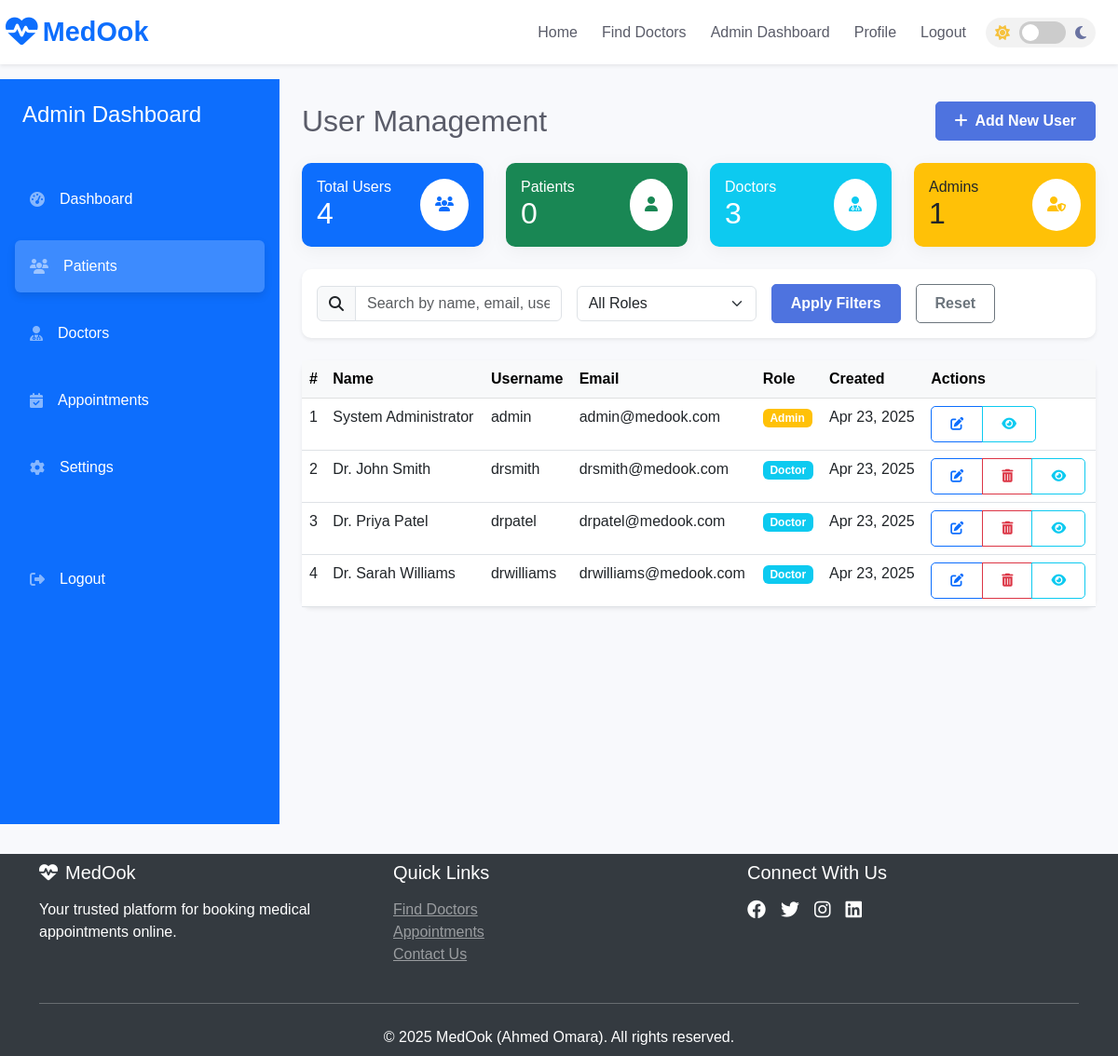
The page /pages/admin/users.php (signed in) on the database its author committed.
### tables this page shows
CREATE TABLE IF NOT EXISTS users (
    id INT AUTO_INCREMENT PRIMARY KEY,
    username VARCHAR(50) NOT NULL UNIQUE,
    password VARCHAR(255) NOT NULL,
    email VARCHAR(100) NOT NULL UNIQUE,
    full_name VARCHAR(100) NOT NULL,
    role ENUM('patient', 'doctor', 'admin') NOT NULL DEFAULT 'patient',
    created_at TIMESTAMP DEFAULT CURRENT_TIMESTAMP
);

### pages/admin/users.php (the view, shortened to what this page needs)
<?php
require_once __DIR__ . '/../../includes/header.php';
require_once __DIR__ . '/../../config/db_config.php';
$searchTerm = isset($_GET['search']) ? $_GET['search'] : '';
$sql = "SELECT * FROM users WHERE 1=1";
$sql .= " ORDER BY created_at DESC";
$stmt = $conn->prepare($sql);
$stmt->execute();
$result = $stmt->get_result();
$users = $result->fetch_all(MYSQLI_ASSOC);
$countSql = "SELECT
                SUM(CASE WHEN role = 'patient' THEN 1 ELSE 0 END) as patients,
                SUM(CASE WHEN role = 'doctor' THEN 1 ELSE 0 END) as doctors,
                SUM(CASE WHEN role = 'admin' THEN 1 ELSE 0 END) as admins,
                COUNT(*) as total
             FROM users";
$countResult = $conn->query($countSql);
$counts = $countResult->fetch_assoc();
?>
<div class="container-fluid">
    <div class="row">
        <div class="col-md-3 col-lg-3 bg-primary text-white p-0 min-vh-100">
            <div class="p-4">
                <h4 class="mb-4">Admin Dashboard</h4>
            </div>
            <div class="px-3">
                <a href="dashboard.php" class="text-decoration-none menu-link">
                    <div class="bg-primary-light p-3 rounded mb-3 d-flex align-items-center sidebar-item">
                        <i class="fas fa-tachometer-alt me-3 text-white-50"></i>
                        <span class="text-white">Dashboard</span>
                    </div>
                </a>
                <a href="users.php" class="text-decoration-none menu-link">
                    <div class="bg-primary-light p-3 rounded mb-3 active d-flex align-items-center sidebar-item" style="background-color: rgba(255,255,255,0.2);">
                        <i class="fas fa-users me-3 text-white-50"></i>
                        <span class="text-white">Patients</span>
                    </div>
                </a>
                <a href="doctors.php" class="text-decoration-none menu-link">
                    <div class="bg-primary-light p-3 rounded mb-3 d-flex align-items-center sidebar-item">
                        <i class="fas fa-user-md me-3 text-white-50"></i>
                        <span class="text-white">Doctors</span>
                    </div>
                </a>
                <a href="appointments.php" class="text-decoration-none menu-link">
                    <div class="bg-primary-light p-3 rounded mb-3 d-flex align-items-center sidebar-item">
                        <i class="fas fa-calendar-check me-3 text-white-50"></i>
                        <span class="text-white">Appointments</span>
                    </div>
                </a>
                <a href="settings.php" class="text-decoration-none menu-link">
                    <div class="bg-primary-light p-3 rounded mb-3 d-flex align-items-center sidebar-item">
                        <i class="fas fa-cog me-3 text-white-50"></i>
                        <span class="text-white">Settings</span>
                    </div>
                </a>
                <a href="../logout.php" class="text-decoration-none mt-5 d-inline-block menu-link">
                    <div class="bg-primary-light p-3 rounded mb-3 d-flex align-items-center sidebar-item sidebar-item-logout">
                        <i class="fas fa-sign-out-alt me-3 text-white-50"></i>
                        <span class="text-white">Logout</span>
                    </div>
                </a>
            </div>
        </div>
        <div class="col-md-9 col-lg-9 p-4">
            <div class="d-flex justify-content-between align-items-center mb-4">
                <h2 class="mb-0">User Management</h2>
                <a href="add_user.php" class="btn btn-primary">
                    <i class="fas fa-plus me-2"></i>Add New User
                </a>
            </div>
            <div class="row mb-4">
                <div class="col-md-3">
                    <div class="card bg-primary text-white">
                        <div class="card-body py-3">
                            <div class="d-flex justify-content-between align-items-center">
                                <div>
                                    <h6 class="mb-0">Total Users</h6>
                                    <h2 class="mb-0"><?php echo $counts['total']; ?></h2>
                                </div>
                                <div class="rounded-circle bg-white p-3">
                                    <i class="fas fa-users text-primary"></i>
                                </div>
                            </div>
                        </div>
                    </div>
                </div>
                <div class="col-md-3">
                    <div class="card bg-success text-white">
                        <div class="card-body py-3">
                            <div class="d-flex justify-content-between align-items-center">
                                <div>
                                    <h6 class="mb-0">Patients</h6>
                                    <h2 class="mb-0"><?php echo $counts['patients']; ?></h2>
                                </div>
                                <div class="rounded-circle bg-white p-3">
                                    <i class="fas fa-user text-success"></i>
                                </div>
                            </div>
                        </div>
                    </div>
                </div>
                <div class="col-md-3">
                    <div class="card bg-info text-white">
                        <div class="card-body py-3">
                            <div class="d-flex justify-content-between align-items-center">
                                <div>
                                    <h6 class="mb-0">Doctors</h6>
                                    <h2 class="mb-0"><?php echo $counts['doctors']; ?></h2>
                                </div>
                                <div class="rounded-circle bg-white p-3">
                                    <i class="fas fa-user-md text-info"></i>
                                </div>
                            </div>
                        </div>
                    </div>
                </div>
                <div class="col-md-3">
                    <div class="card bg-warning text-dark">
                        <div class="card-body py-3">
                            <div class="d-flex justify-content-between align-items-center">
                                <div>
                                    <h6 class="mb-0">Admins</h6>
                                    <h2 class="mb-0"><?php echo $counts['admins']; ?></h2>
                                </div>
                                <div class="rounded-circle bg-white p-3">
                                    <i class="fas fa-user-shield text-warning"></i>
                                </div>
                            </div>
                        </div>
                    </div>
                </div>
            </div>
            <div class="card mb-4 shadow-sm">
                <div class="card-body">
                    <form action="" method="get" class="row gx-3 gy-2 align-items-center">
                        <div class="col-md-4">
                            <div class="input-group">
                                <span class="input-group-text"><i class="fas fa-search"></i></span>
                                <input type="text" class="form-control" id="search" name="search" placeholder="Search by name, email, username" value="<?php echo htmlspecialchars($searchTerm); ?>">
                            </div>
                        </div>
                        <div class="col-md-3">
                            <select class="form-select" id="role" name="role">
                                <option value="">All Roles</option>
                            </select>
                        </div>
                        <div class="col-auto">
                            <button type="submit" class="btn btn-primary">Apply Filters</button>
                        </div>
                        <div class="col-auto">
                            <a href="users.php" class="btn btn-outline-secondary">Reset</a>
                        </div>
                    </form>
                </div>
            </div>
            <div class="card shadow-sm">
                <div class="card-body p-0">
                    <div class="table-responsive">
                        <table class="table table-hover mb-0">
                            <thead class="table-light">
                                <tr>
                                    <th scope="col">#</th>
                                    <th scope="col">Name</th>
                                    <th scope="col">Username</th>
                                    <th scope="col">Email</th>
                                    <th scope="col">Role</th>
                                    <th scope="col">Created</th>
                                    <th scope="col">Actions</th>
                                </tr>
                            </thead>
                            <tbody>
                                <?php if (count($users) > 0): ?>
                                    <?php foreach ($users as $index => $user): ?>
                                        <tr>
                                            <td><?php echo $index + 1; ?></td>
                                            <td><?php echo htmlspecialchars($user['full_name']); ?></td>
                                            <td><?php echo htmlspecialchars($user['username']); ?></td>
                                            <td><?php echo htmlspecialchars($user['email']); ?></td>
                                            <td>
                                                <?php
                                                switch ($user['role']) {
                                                    case 'admin':
                                                        echo '<span class="badge bg-warning">Admin</span>';
                                                        break;
                                                    case 'doctor':
                                                        echo '<span class="badge bg-info">Doctor</span>';
                                                        break;
                                                }
                                                ?>
                                            </td>
                                            <td><?php echo date('M d, Y', strtotime($user['created_at'])); ?></td>
                                            <td>
                                                <div class="btn-group btn-group-sm" role="group">
                                                    <a href="edit_user.php?id=<?php echo $user['id']; ?>" class="btn btn-outline-primary" title="Edit">
                                                        <i class="fas fa-edit"></i>
                                                    </a>
                                                    <?php if ($user['role'] !== 'admin'): ?>
                                                        <a href="users.php?delete=<?php echo $user['id']; ?>" class="btn btn-outline-danger" title="Delete"
                                                           onclick="return confirm('Are you sure you want to delete this user?');">
                                                            <i class="fas fa-trash-alt"></i>
                                                        </a>
                                                    <?php endif; ?>
                                                    <a href="view_user.php?id=<?php echo $user['id']; ?>" class="btn btn-outline-info" title="View">
                                                        <i class="fas fa-eye"></i>
                                                    </a>
                                                </div>
                                            </td>
                                        </tr>
                                    <?php endforeach; ?>
                                <?php endif; ?>
                            </tbody>
                        </table>
                    </div>
                </div>
            </div>
        </div>
    </div>
</div>
<?php
require_once __DIR__ . '/../../includes/footer.php';
?>

### assets/css/style.css (style rules this page uses)
:root { --primary-color: #4E73DF; --secondary-color: #1CC88A; --dark-color: #5A5C69; --light-color: #F8F9FC; --danger-color: #E74A3B; --warning-color: #F6C23E; --info-color: #36B9CC; --bg-color: #f8f9fc; --text-color: #5a5c69; --card-bg: #ffffff; --border-color: #e3e6f0; --navbar-bg: #ffffff; --navbar-text: #5a5c69; --footer-bg: #343a40; --footer-text: #ffffff; --header-shadow: 0 4px 20px rgba(0, 0, 0, 0.05); --card-shadow: 0 4px 20px rgba(0, 0, 0, 0.05); }
body { font-family: 'Nunito', sans-serif; background-color: var(--bg-color); color: var(--text-color); transition: background-color 0.3s ease, color 0.3s ease; }
.btn { border-radius: 5px; padding: 0.5rem 1.25rem; font-weight: 600; transition: all 0.3s ease-in-out; }
.btn-primary { background-color: var(--primary-color); border-color: var(--primary-color); }
.card { border: none; border-radius: 10px; box-shadow: var(--card-shadow); transition: all 0.3s ease; background-color: var(--card-bg); }

### includes/admin_animations.php (style rules this page uses)
* { animation-duration: 0s !important; transition-duration: 0s !important; animation: none !important; transition: none !important; }

### pages/admin/users.php (style rules this page uses)
.sidebar-item { transition: all 0.3s ease; position: relative; overflow: hidden; }
.sidebar-item:before { content: ''; position: absolute; left: -20px; top: 0; height: 100%; width: 5px; background-color: #fff; opacity: 0; transition: all 0.3s ease; }
.sidebar-item.active { box-shadow: 0 4px 8px rgba(0,0,0,0.1); }

### rows shown on the page
users: full_name "System Administrator", username "admin", email "admin@medook.com", role "Admin", created_at "Apr 23, 2025"
users: full_name "Dr. John Smith", username "drsmith", email "drsmith@medook.com", role "Doctor", created_at "Apr 23, 2025"
users: full_name "Dr. Priya Patel", username "drpatel", email "drpatel@medook.com", role "Doctor", created_at "Apr 23, 2025"
users: full_name "Dr. Sarah Williams", username "drwilliams", email "drwilliams@medook.com", role "Doctor", created_at "Apr 23, 2025"

### other values the page prints
$counts['total'] "4"
$counts['patients'] "0"
$counts['doctors'] "3"
$counts['admins'] "1"
